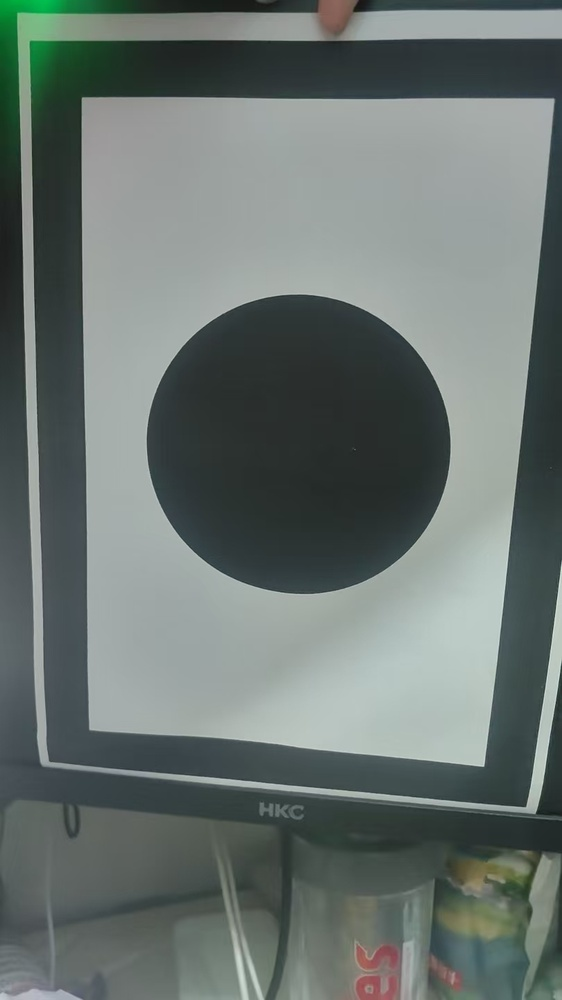
#> input picture picture/test_canny.jpg, 562 x 1000 px, shrunk from 810 x 1440 before the run, found by its file name
$ python circle.py
#> lines starting #> are read from the running program, lines starting #| are printed output that depends on the picture
#计算圆形的调试文件，防止后续改进计算方法所以保存

import cv2
import numpy as np

try:
    from skimage.feature import phase_congruency
except ImportError:
    phase_congruency = None

def get_conTours(image_path):

    """
    input param:文件路径
    output param:过滤后的轮廓列表,原图像的灰度图
    """
    # 1. 加载图片
    img = cv2.imread(image_path)
    if img is None:
        print("错误：无法加载图片")
        return None
    print(f"图片大小：{img.shape[0]} x {img.shape[1]}")

    # 2. 预处理：灰度化 -> 高斯滤波 -> 边缘检测
    gray = cv2.cvtColor(img, cv2.COLOR_BGR2GRAY)

    blurred = cv2.GaussianBlur(gray, (5, 5), 0)

    if phase_congruency is not None:
        pc = phase_congruency(blurred.astype(np.float32))
        pc = np.nan_to_num(pc)
        pc = (pc - pc.min()) / (pc.max() - pc.min() + 1e-8)
        edged = (pc > 0.2).astype(np.uint8) * 255
    else:
        edged = cv2.Canny(blurred, 100, 150)
    #100：低阈值（threshold1），用于检测弱边缘。梯度值低于此阈值的像素会被丢弃。
    #150：高阈值（threshold2），用于检测强边缘。梯度值高于此值的像素被认为是确定的边缘。

    cv2.imshow("Edged", edged)
    # 3. 寻找轮廓并排序（取面积最大的，即 A4 纸外框）
    cnts, _ = cv2.findContours(edged.copy(), cv2.RETR_LIST, cv2.CHAIN_APPROX_SIMPLE)


    print(f"轮廓数量：{len(cnts)}")
    cnts = sorted(cnts, key=cv2.contourArea, reverse=True)

    # 4.用面积与周长之比的方法来过滤掉一些不规则的轮廓，保留更接近矩形的轮廓
    cnts = [cnt for cnt in cnts if cv2.arcLength(cnt, True) > 0 and cv2.contourArea(cnt) / cv2.arcLength(cnt, True) >= 2.0]
    cnts = [cnts[i] for i in range(0, len(cnts), 2)]
    print(f"过滤后轮廓数量：{len(cnts)}")

    peri = cv2.arcLength(cnts[-1], True)
    approx = cv2.approxPolyDP(cnts[-1], 0.01 * peri, True)

    # 5.绘图可视化显示所有轮廓
    img_all = img.copy()
    cv2.drawContours(img_all, cnts, -1, (0, 255, 0), 2)
    cv2.imshow("All Contours", img_all)
    cv2.waitKey(0)


    return cnts,gray


img_path =r"picture/test_canny.jpg"
img = cv2.imread(img_path)
#> img is the input picture: shape (1000, 562, 3); mean B, G, R 112.1, 115.5, 105.6

get_conTours(img_path)
#| 图片大小：1000 x 562
#> in get_conTours, `gray = cv2.cvtColor(img, cv2.COLOR_BGR2GRAY)`:
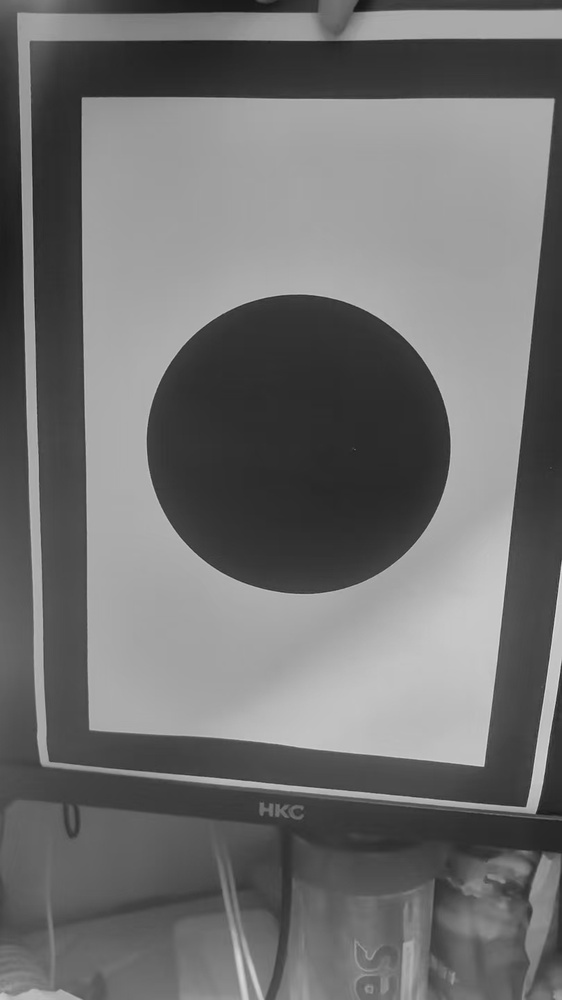
#> gray: shape (1000, 562); min 20, max 226, mean 112.1
#> (the call stopped at in get_conTours, `pc = phase_congruency(blurred.astype(np.float32))`: skimage is not available in this run)
